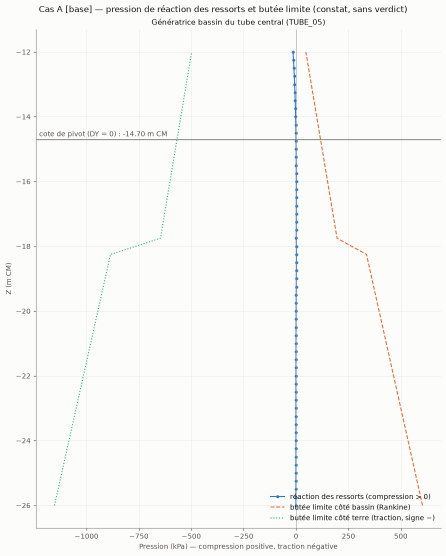
#> input picture data/examples/lot36_butee/rapports_base/vues/butee_A.png, 892 x 1112 px (shown at 1/2 size)
$ python -i vues_deformees_lot54.py   (imports and definitions only)
#> lines starting #> are read from the running program, lines starting #| are printed output that depends on the picture; after the words box and inside, x2 and y2 are one past the last pixel; in counts of white or black regions, pixels touching at a corner belong together
"""Contrôle post-lot 54: renders the three deformed shapes of the panne B (pvbatch of
Salomé-Méca in Singularity), trims the white margins and checks the images.

    PYTHONPATH=projets .venv/bin/python projets/pontons_alu_01/scripts/vues_deformees_lot54.py \
        --dossier <champs combinés> --sortie <dossier PNG>

Writes the three PNG (3 200 px wide), `controle_vues.json` (size, share of the width taken
by the structure, no contact with the border, background) and prints a summary.
"""

from __future__ import annotations

import argparse
import json
import shutil
import subprocess
import sys
from pathlib import Path

import numpy as np
from PIL import Image

from aster_expert.meshing.config import load_mesh_config

ROOT = Path(__file__).resolve().parents[3]
SCRIPT = Path(__file__).resolve().parent / "paraview" / "vues_deformees_lot54_pv.py"
NAMES = (
    "panneB_deformee_A_DY_ELS_c.png",
    "panneB_deformee_B_DY_ELU_acc.png",
    "panneB_deformee_C_DX_hors_T_ELS_c.png",
)
MARGIN = 24


# [28 lines left out: function run_pvbatch, not called in this run]


def trim(path: Path) -> dict[str, object]:
    img = Image.open(path).convert("RGB")
    a = np.asarray(img)
    ink = (a < 245).any(axis=2)
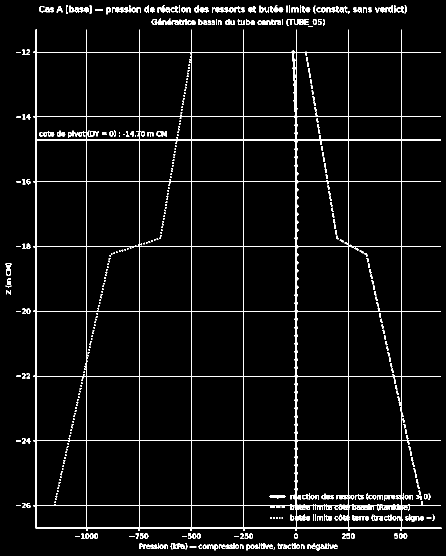
#> ink: shape (1112, 892) bool (shown at 1/2 size); 4.4% white in thin lines or dots
    rows = np.flatnonzero(ink.any(axis=1))
#> rows = 1066 values from 10 to 1100
    top, bottom = max(rows[0] - MARGIN, 0), min(rows[-1] + MARGIN + 1, a.shape[0])
#> top = 0; bottom = 1112
    # keep the full width (3 200 px asked): trim the height only
    img.crop((0, int(top), a.shape[1], int(bottom))).save(path, dpi=(200, 200))
    b = np.asarray(Image.open(path).convert("RGB"))
    ink = (b < 245).any(axis=2)
    cols = np.flatnonzero(ink.any(axis=0))
#> cols = 854 values from 11 to 883
    rows = np.flatnonzero(ink.any(axis=1))
    # the structure alone: the coloured or grey pixels, not the black text
    sat = (b.max(axis=2).astype(int) - b.min(axis=2).astype(int)) > 12
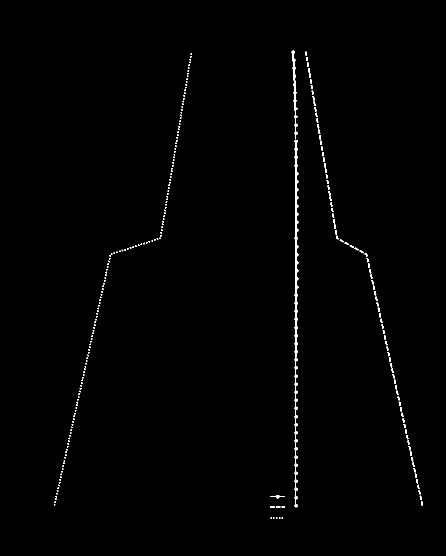
#> sat: shape (1112, 892) bool (shown at 1/2 size); 0.68% white in thin lines or dots, all inside (x1, y1, x2, y2) = (108, 101, 846, 1037)
    grey = np.abs(b.astype(int) - 204).max(axis=2) < 6
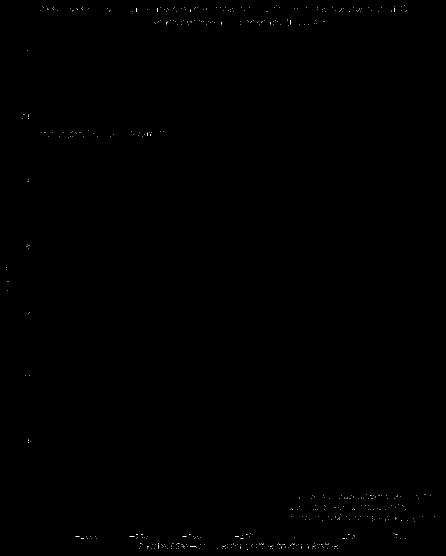
#> grey: shape (1112, 892) bool (shown at 1/2 size); 0.07% white in thin lines or dots
    struct = sat | grey
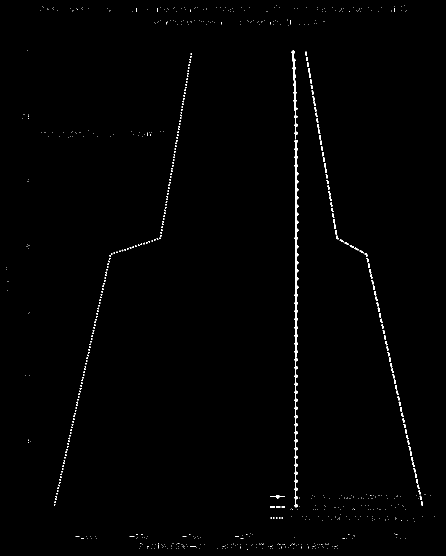
#> struct: shape (1112, 892) bool (shown at 1/2 size); 0.75% white in thin lines or dots
    scol = np.flatnonzero(struct.any(axis=0))
#> scol = 659 values from 12 to 868
    return {
        "taille_px": [int(b.shape[1]), int(b.shape[0])],
        "encre_gauche_px": int(cols[0]),
        "encre_droite_px": int(b.shape[1] - 1 - cols[-1]),
        "encre_haut_px": int(rows[0]),
        "encre_bas_px": int(b.shape[0] - 1 - rows[-1]),
        "part_largeur_ouvrage": float((scol[-1] - scol[0] + 1) / b.shape[1]),
        "fond_blanc": bool((b[0, 0] == 255).all()),
        "aucune_troncature": bool(
            cols[0] > 0
            and cols[-1] < b.shape[1] - 1
            and rows[0] > 0
            and rows[-1] < b.shape[0] - 1
        ),
    }


# [21 lines left out: function main, not called in this run]


# [2 lines not run here, left out]

>>> result = trim('../../../data/examples/lot36_butee/rapports_base/vues/butee_A.png')
#> result = {'taille_px': [892, 1112], 'encre_gauche_px': 11, 'encre_droite_px': 8, 'encre_haut_px': 10, 'encre_bas_px': 11, 'part_largeur_ouvrage': 0.961, 'fond_blanc': False, 'aucune_troncature': True}
